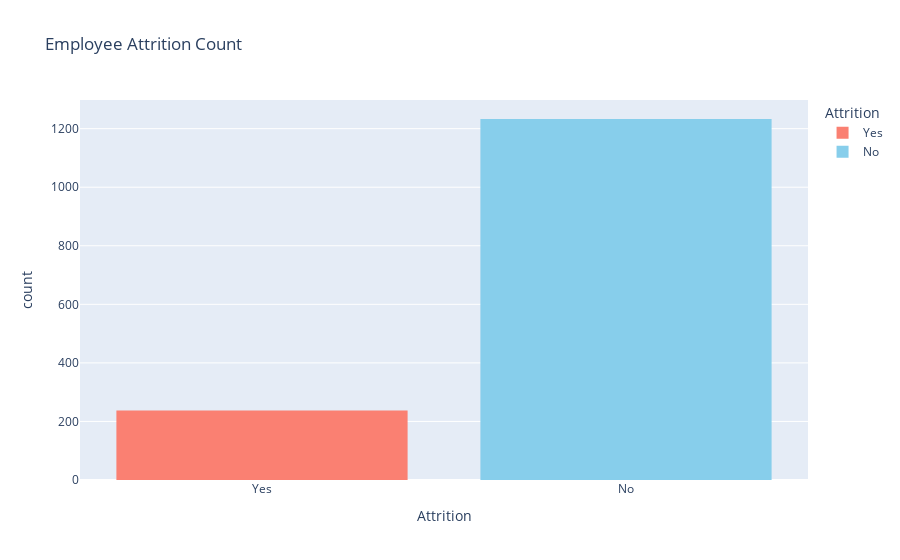

Here is the notebook cell this chart was saved with:
### Code cell
fig = px.histogram(data, x="Attrition", color="Attrition",
                   title="Employee Attrition Count",
                   color_discrete_sequence=['salmon', 'skyblue'])
fig.show()

### Figure 1 — Plotly figure (JSON) as saved in the notebook; plotly's stock layout.template omitted (floating-point values rounded to 4 significant figures; data arrays with more than 128 entries replaced by an {"elided": "..."} marker saying what was removed)
{"data": [{"alignmentgroup": "True", "bingroup": "x", "hovertemplate": "Attrition=%{x}<br>count=%{y}<extra></extra>", "legendgroup": "Yes", "marker": {"color": "salmon", "pattern": {"shape": ""}}, "name": "Yes", "offsetgroup": "Yes", "orientation": "v", "showlegend": true, "type": "histogram", "x": {"elided": "237 str values"}, "xaxis": "x", "yaxis": "y"}, {"alignmentgroup": "True", "bingroup": "x", "hovertemplate": "Attrition=%{x}<br>count=%{y}<extra></extra>", "legendgroup": "No", "marker": {"color": "skyblue", "pattern": {"shape": ""}}, "name": "No", "offsetgroup": "No", "orientation": "v", "showlegend": true, "type": "histogram", "x": {"elided": "1233 str values"}, "xaxis": "x", "yaxis": "y"}], "layout": {"barmode": "relative", "legend": {"title": {"text": "Attrition"}, "tracegroupgap": 0}, "title": {"text": "Employee Attrition Count"}, "xaxis": {"anchor": "y", "categoryarray": ["Yes", "No"], "categoryorder": "array", "domain": [0, 1], "title": {"text": "Attrition"}}, "yaxis": {"anchor": "x", "domain": [0, 1], "title": {"text": "count"}}}}
